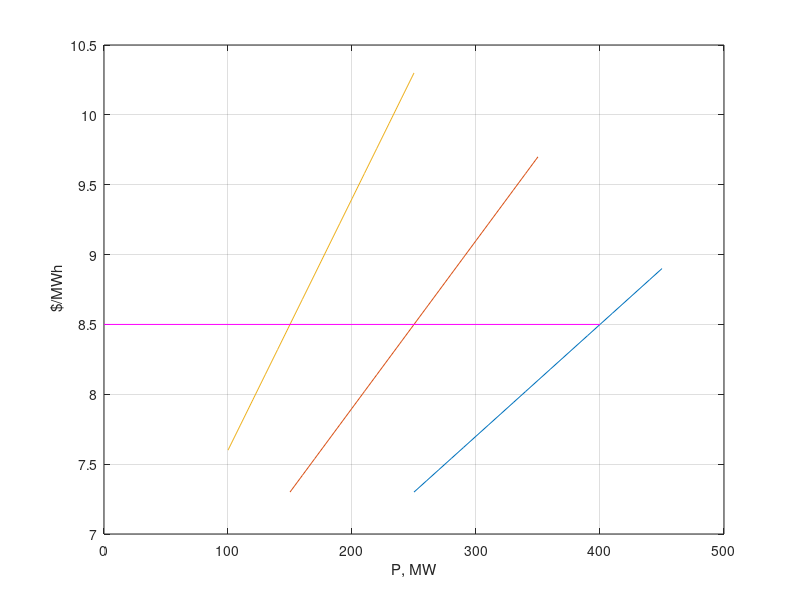

Recreate this plot in MATLAB.
% Iterative solution Using Newton method
alpha =[500; 400; 200];
beta = [5.3; 5.5; 5.8]; gama=[.004; .006; .009];
PD=800;
DelP = 10;              % Error in DelP is set to a high value
lambda = input('Enter estimated value of Lambda = ');
fprintf('\n ')
disp(['   Lambda      P1       P2        P3        DP'...
      '     grad      Delambda'])
iter = 0;                                  % Iteration counter
while abs(DelP)  >= 0.001               % Test for convergence
iter = iter + 1;                           % No. of iterations
P = (lambda - beta)./(2*gama);
DelP =PD - sum(P);                                  % Residual
J = sum( ones(length(gama), 1)./(2*gama));      % Gradient sum
Delambda = DelP/J;                        % Change in variable
disp([lambda, P(1), P(2), P(3), DelP, J, Delambda])
lambda = lambda + Delambda;              % Successive solution
end
totalcost = sum(alpha + beta.*P + gama.*P.^2)
%Graphical Demonstration of Example 7.4
axis([0 450  6.5 10.5]);
P1=250:10:450; P2 = 150:10:350; P3=100:10:250;
IC1= 5.3 + 0.008*P1;
IC2= 5.5 + 0.012*P2;
IC3= 5.8 + 0.018*P3;
Px = 0:100:400;
plot(P1, IC1, P2, IC2, P3, IC3, Px, lambda*ones(1, length(Px)),'-m'),
xlabel('P, MW'), ylabel(' $/MWh'), grid
